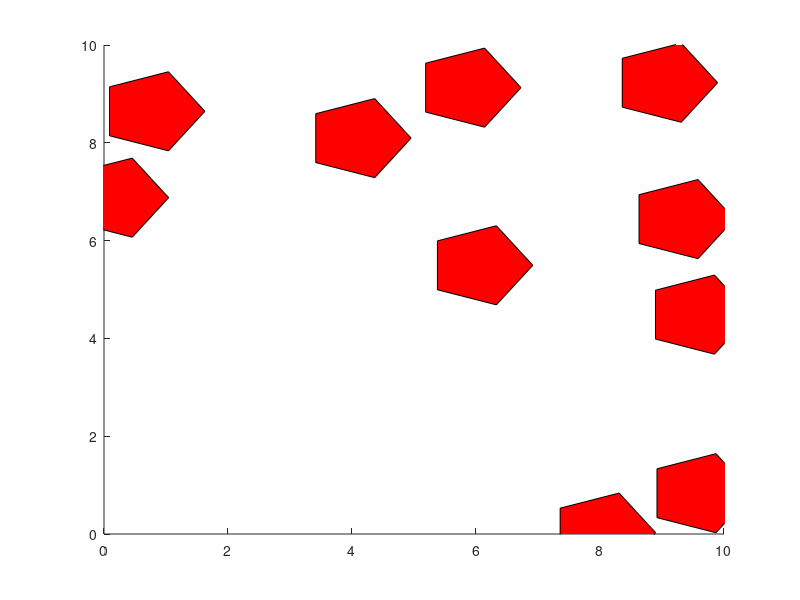

Write MATLAB code to recreate this figure.
clc; clear; close all;

% Simulation Parameters
numParticles = 10;       % Number of pentagons
domainSize = 10;         % Simulation domain size
dt = 0.01;              % Time step
totalTime = 5;          % Total simulation time
fluid_on = true;        % Toggle fluid effect

% Physical Properties
mass = 1;               % Mass of each particle
sideLength = 1;         % Side length of pentagons
radius = sideLength / (2 * sin(pi/5)); % Circumradius of pentagon
C_L = 0.5;             % Lift coefficient (only for fluid case)
rho_fluid = 1.0;       % Fluid density
U_fluid = 2;           % Fluid velocity in y-direction

% Initialize Particles
positions = domainSize * rand(numParticles, 2); % Random positions
velocities = 2 * (rand(numParticles, 2) - 0.5); % Random initial velocities

% Ensure No Initial Overlap
for i = 1:numParticles
    for j = 1:i-1
        while norm(positions(i, :) - positions(j, :)) < 2 * radius
            positions(i, :) = domainSize * rand(1, 2);
        end
    end
end

% Simulation Loop
figure;
hold on;
axis equal;
xlim([0 domainSize]);
ylim([0 domainSize]);

for t = 0:dt:totalTime
    clf;
    hold on;
    xlim([0 domainSize]);
    ylim([0 domainSize]);

    % Compute Lift Force if Fluid is Present
    if fluid_on
        liftForces = C_L * rho_fluid * U_fluid^2 * ones(numParticles, 2);
        liftForces(:, 2) = liftForces(:, 2); % Lift in y-direction
    else
        liftForces = zeros(numParticles, 2); % No fluid force
    end

    % Update Velocities and Positions
    for i = 1:numParticles
        % Apply Lift Force
        acceleration = liftForces(i, :) / mass;
        velocities(i, :) = velocities(i, :) + acceleration * dt;
        positions(i, :) = positions(i, :) + velocities(i, :) * dt;

        % Collision Handling (Elastic Collision between Pentagons)
        for j = 1:numParticles
            if i ~= j
                dist = norm(positions(i, :) - positions(j, :));
                if dist < 2 * radius
                    % Compute collision response (Elastic Collision)
                    normal = (positions(i, :) - positions(j, :)) / dist;
                    relativeVel = velocities(i, :) - velocities(j, :);
                    impulse = 2 * dot(relativeVel, normal) / (2 * mass);
                    velocities(i, :) = velocities(i, :) - impulse * normal;
                    velocities(j, :) = velocities(j, :) + impulse * normal;

                    % Slight repositioning to prevent sticking
                    overlap = 2 * radius - dist;
                    positions(i, :) = positions(i, :) + 0.5 * overlap * normal;
                    positions(j, :) = positions(j, :) - 0.5 * overlap * normal;
                end
            end
        end

        % Boundary Conditions (Reflective Walls)
        for d = 1:2
            if positions(i, d) - radius < 0 || positions(i, d) + radius > domainSize
                velocities(i, d) = -velocities(i, d);
            end
        end

        % Plot Regular Pentagon (No Rotation)
        theta = linspace(0, 2*pi, 6); % Pentagon shape
        x = radius * cos(theta) + positions(i, 1);
        y = radius * sin(theta) + positions(i, 2);
        fill(x, y, 'r');
    end

    pause(0.01);
end
